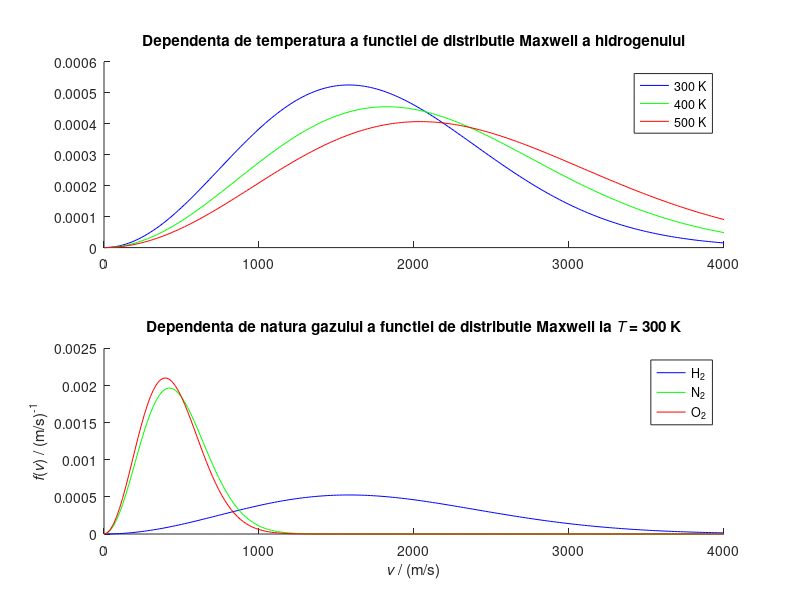

MATLAB code for this plot:
function MaxwellDistribLaw

%Studiul functiei de distributie Maxwell dupa modulul vitezei moleculelor unui gaz ideal

%1. Se studiaza dependenta de temperatura

%2. Se studiaza dependenta de natura gazului

%3. Se calculeaza probabilitati

%3a. Verificarea normarii functiei de distributie

%3b. Se calculeaza probabilitatea ca modulul vitezei sa fie cuprins intr-un interval


clc;clear all;close all

kB=1.38e-23; %constanta lui Boltzmann, J/K

u=1.66e-27; %unitatea atomica de masa, kg


m0=[2 28 32]*u;%masa unei molecule de H_2, N_2, O_2; kg

T=[300 400 500]; %temperatura termodinamica a gazului, K


%f=@(v,kB,m,T) 4*pi*v.^2*(m0/(2*pi*kB*T))^(3/2).*exp(-m0*v.^2/(2*kB*T));


vmax=4e3; %viteza maxima in reprezentarile grafice, m/s

v=linspace(0,vmax,201);


color=['b' 'g' 'r'];


%1. Se studiaza dependenta de temperatura

%Graficul functiei de distributie pentru m0(1) la temperaturile din vectorul T

subplot(211)

hold on

for i=1:3

    %y=f(v,kB,m0(1),T(i));

    f=Maxwell(v,kB,m0(1),T(i));

    plot(v,f,color(i))

end

legend('300 K','400 K','500 K')

title('Dependenta de temperatura a functiei de distributie Maxwell a hidrogenului')


%2. Se studiaza dependenta de natura gazului

%Graficul functiei de distributie pentru T(1) si gazele din vectorul m0

subplot(212)

hold on

for i=1:3

    %y=f(v,kB,m0(i),T(1));

    f=Maxwell(v,kB,m0(i),T(1));

    plot(v,f,color(i))

end

legend('H_2','N_2','O_2')

title('Dependenta de natura gazului a functiei de distributie Maxwell la {\it{T}} = 300 K')

xlabel('{\it{v}} / (m/s)')

ylabel('{\it{f}}({\it{v}}) / (m/s)^{-1}')


%3. Se calculeaza probabilitati

%3a. Verificarea normarii functiei de distributie

%Consideram gazul 1 aflat la temperatura T(1)

disp('Integrala de la 0 la infinit a functiei de distributie pentru m0(1) si T(1) este:')

integral(@(v) Maxwell(v,kB,m0(1),T(1)),0,inf)


%3b. Se calculeaza probabilitatea ca modulul vitezei sa fie cuprins intr-un interval

%Consideram gazul 1 aflat la temperatura T(1) si intervalul de viteze

%v1=500 m/s, v2=3000 m/s

v1=500;%m/s

v2=3000;%m/s

disp('Probabilitatea ca modulul vitezei unei molecule a gazului 1 aflat la temp T(1) sa fie cuprins intre v1 si v2 este:')

integral(@(v) Maxwell(v,kB,m0(1),T(1)),v1,v2)

end


function f=Maxwell(v,kB,m0,T)

f=4*pi*v.^2*(m0/(2*pi*kB*T))^(3/2).*exp(-m0*v.^2/(2*kB*T));

end